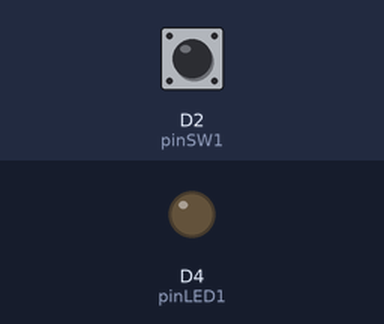
Bench run of a sketch on a simulated ESP8266 (Wemos D1 mini). On the bench: output pins drawn as LEDs (lit = HIGH). The inputs (shaded band) are chosen by the test bench; at power-on: D2 (pinSW1) LOW.

Above: at 1.2 s.
1.3 s: D2 (pinSW1) pulled HIGH for 0.15 s
At 2.3 s:
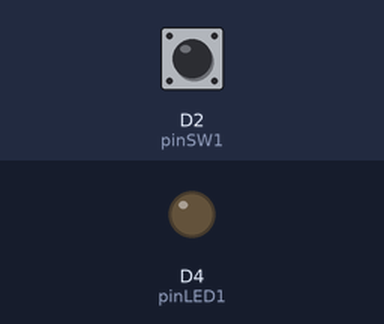
3.0 s: D2 (pinSW1) pulled HIGH for 1 s
At 3.8 s:
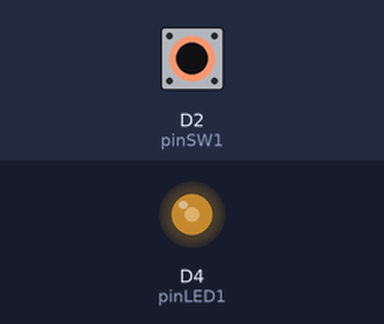
At 4.5 s:
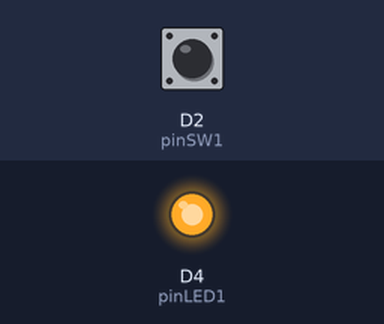
Timing chart, 0 to 6.0 s (numbered marks = the images above; inputs shaded):
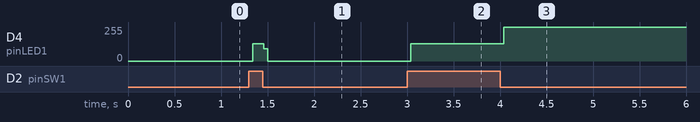

The sketch:

ex_sw_toggle3.ino
```cpp
//board : wemos d1 r1
#define pinSW1  D2
#define pinLED1 D4

bool valLED1 = false;

void setup()
{
  pinMode(pinSW1, INPUT);
  pinMode(pinLED1, OUTPUT);
}

void loop()
{
  bool valSW1 = digitalRead(pinSW1); // read SW1 value

  if(valSW1)
  {
    while(!digitalRead(pinSW1)); //waiting switch off

    valLED1 = !valLED1;
    digitalWrite(pinLED1, valLED1);
  }
}
```

Measured:
- after the input at 1.3 s, D4 (pinLED1): 0/255 → 128/255 at once, → 0/255 0.12 s later
- after the input at 3.0 s, D4 (pinLED1): 0/255 → 128/255 at once, → 255/255 1.0 s later
